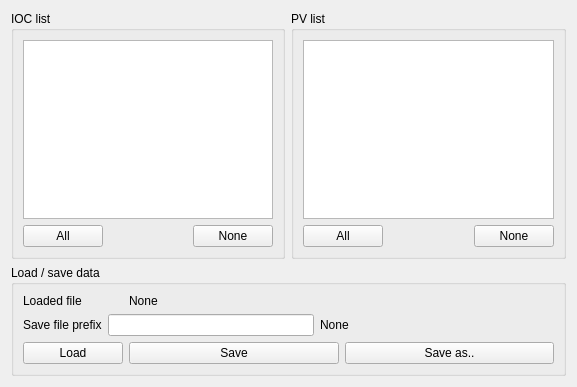
<?xml version="1.0" encoding="UTF-8"?>
<ui version="4.0">
 <class>ParamLoadSave</class>
 <widget class="QWidget" name="ParamLoadSave">
  <property name="geometry">
   <rect>
    <x>0</x>
    <y>0</y>
    <width>577</width>
    <height>387</height>
   </rect>
  </property>
  <property name="windowTitle">
   <string>ParamMulti</string>
  </property>
  <layout class="QVBoxLayout" name="verticalLayout_4">
   <item>
    <layout class="QHBoxLayout" name="horizontalLayout_5">
     <item>
      <widget class="QGroupBox" name="groupBox">
       <property name="title">
        <string>IOC list</string>
       </property>
       <layout class="QVBoxLayout" name="verticalLayout">
        <item>
         <widget class="QListWidget" name="listWidget_ioc">
          <property name="editTriggers">
           <set>QAbstractItemView::NoEditTriggers</set>
          </property>
          <property name="tabKeyNavigation">
           <bool>true</bool>
          </property>
          <property name="showDropIndicator" stdset="0">
           <bool>false</bool>
          </property>
          <property name="alternatingRowColors">
           <bool>true</bool>
          </property>
          <property name="selectionMode">
           <enum>QAbstractItemView::NoSelection</enum>
          </property>
          <property name="selectionBehavior">
           <enum>QAbstractItemView::SelectRows</enum>
          </property>
         </widget>
        </item>
        <item>
         <layout class="QHBoxLayout" name="horizontalLayout">
          <item>
           <widget class="QPushButton" name="pushButton_iocAll">
            <property name="text">
             <string>All</string>
            </property>
           </widget>
          </item>
          <item>
           <spacer name="horizontalSpacer_2">
            <property name="orientation">
             <enum>Qt::Horizontal</enum>
            </property>
            <property name="sizeHint" stdset="0">
             <size>
              <width>40</width>
              <height>20</height>
             </size>
            </property>
           </spacer>
          </item>
          <item>
           <widget class="QPushButton" name="pushButton_iocNone">
            <property name="text">
             <string>None</string>
            </property>
           </widget>
          </item>
         </layout>
        </item>
       </layout>
      </widget>
     </item>
     <item>
      <widget class="QGroupBox" name="groupBox_2">
       <property name="title">
        <string>PV list</string>
       </property>
       <layout class="QVBoxLayout" name="verticalLayout_2">
        <item>
         <widget class="QListWidget" name="listWidget_pv">
          <property name="editTriggers">
           <set>QAbstractItemView::NoEditTriggers</set>
          </property>
          <property name="tabKeyNavigation">
           <bool>true</bool>
          </property>
          <property name="showDropIndicator" stdset="0">
           <bool>false</bool>
          </property>
          <property name="alternatingRowColors">
           <bool>true</bool>
          </property>
          <property name="selectionMode">
           <enum>QAbstractItemView::NoSelection</enum>
          </property>
          <property name="selectionBehavior">
           <enum>QAbstractItemView::SelectRows</enum>
          </property>
         </widget>
        </item>
        <item>
         <layout class="QHBoxLayout" name="horizontalLayout_4">
          <item>
           <widget class="QPushButton" name="pushButton_pvAll">
            <property name="text">
             <string>All</string>
            </property>
           </widget>
          </item>
          <item>
           <spacer name="horizontalSpacer_3">
            <property name="orientation">
             <enum>Qt::Horizontal</enum>
            </property>
            <property name="sizeHint" stdset="0">
             <size>
              <width>40</width>
              <height>20</height>
             </size>
            </property>
           </spacer>
          </item>
          <item>
           <widget class="QPushButton" name="pushButton_pvNone">
            <property name="text">
             <string>None</string>
            </property>
           </widget>
          </item>
         </layout>
        </item>
       </layout>
      </widget>
     </item>
    </layout>
   </item>
   <item>
    <widget class="QGroupBox" name="groupBox_3">
     <property name="title">
      <string>Load / save data</string>
     </property>
     <layout class="QVBoxLayout" name="verticalLayout_3">
      <item>
       <layout class="QHBoxLayout" name="horizontalLayout_2">
        <item>
         <widget class="QLabel" name="label_3">
          <property name="sizePolicy">
           <sizepolicy hsizetype="Minimum" vsizetype="Minimum">
            <horstretch>0</horstretch>
            <verstretch>0</verstretch>
           </sizepolicy>
          </property>
          <property name="maximumSize">
           <size>
            <width>100</width>
            <height>16777215</height>
           </size>
          </property>
          <property name="text">
           <string>Loaded file</string>
          </property>
         </widget>
        </item>
        <item>
         <widget class="QLabel" name="label_loadedFile">
          <property name="text">
           <string>None</string>
          </property>
         </widget>
        </item>
       </layout>
      </item>
      <item>
       <layout class="QHBoxLayout" name="horizontalLayout_6">
        <item>
         <widget class="QLabel" name="label_2">
          <property name="text">
           <string>Save file prefix</string>
          </property>
         </widget>
        </item>
        <item>
         <widget class="QLineEdit" name="lineEdit_savePrefix"/>
        </item>
        <item>
         <widget class="QLabel" name="label_saveFile">
          <property name="text">
           <string>None</string>
          </property>
         </widget>
        </item>
        <item>
         <spacer name="horizontalSpacer">
          <property name="orientation">
           <enum>Qt::Horizontal</enum>
          </property>
          <property name="sizeHint" stdset="0">
           <size>
            <width>40</width>
            <height>20</height>
           </size>
          </property>
         </spacer>
        </item>
       </layout>
      </item>
      <item>
       <layout class="QHBoxLayout" name="horizontalLayout_3">
        <item>
         <widget class="QPushButton" name="pushButton_load">
          <property name="sizePolicy">
           <sizepolicy hsizetype="Minimum" vsizetype="Fixed">
            <horstretch>0</horstretch>
            <verstretch>0</verstretch>
           </sizepolicy>
          </property>
          <property name="maximumSize">
           <size>
            <width>100</width>
            <height>16777215</height>
           </size>
          </property>
          <property name="text">
           <string>Load</string>
          </property>
         </widget>
        </item>
        <item>
         <widget class="QPushButton" name="pushButton_save">
          <property name="text">
           <string>Save</string>
          </property>
         </widget>
        </item>
        <item>
         <widget class="QPushButton" name="pushButton_saveas">
          <property name="text">
           <string>Save as..</string>
          </property>
         </widget>
        </item>
       </layout>
      </item>
     </layout>
    </widget>
   </item>
  </layout>
 </widget>
 <resources/>
 <connections/>
</ui>
